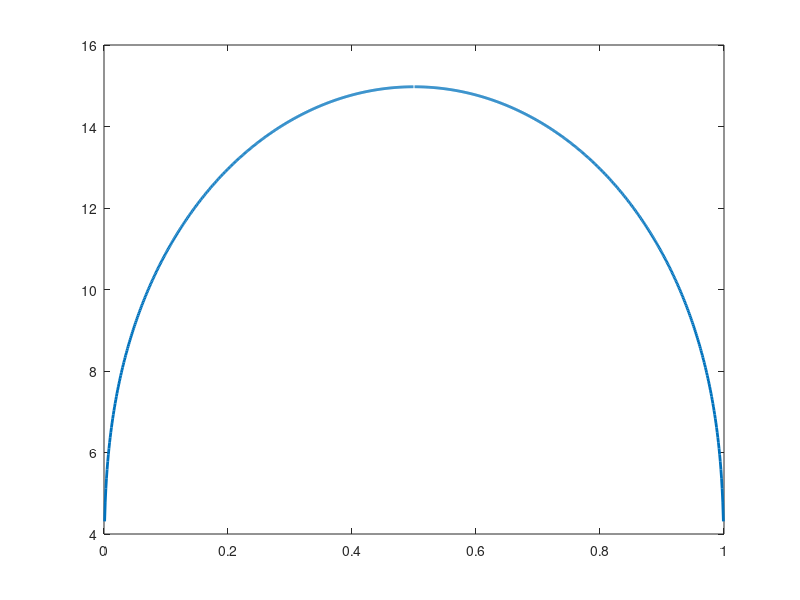

Recreate this plot in MATLAB.
clc;close all;clear all;
phi =0.001:.001:0.999;
k = 0.001985875;
%T = 500;
%N1 = 10;
%N2 = 200;
N=2000;
chi = 0.01;
B=0.015;
A=0.025;
%syms f(phi)
T = @(phi) B./((log(phi./(1-phi))./((2.*phi-1).*N)))-A;
y = T(phi);

    
k=convhull(phi,y);
[phik,yk]=deal(phi(k),y(k));
j = diff(phik)>0;
[phik,yk]=deal(phik(j),yk(j));
interDist=vecnorm(  diff([phik(:),yk(:)],1,1) ,2,2);
[~,imax]=max(interDist);
x1=phik(imax); y1=yk(imax);      %the two tangent points (x1,y1) and (x2,y2)
x2=phik(imax+1); y2=yk(imax+1);
%% Plot the results %%%
plot(phi,y,'linewidth',2);
hold on
pl=polyfit([x1,x2],[y1,y2],1);
plot(phi,polyval(pl,phi))
xlim([0,1])
hold off
